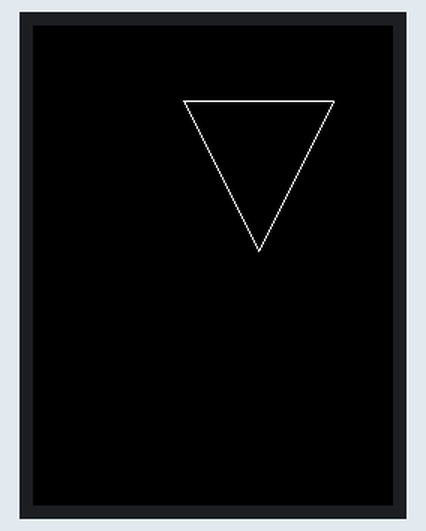
Recording of a program running on a simulated MicroPython board. On the bench: 240×320 colour display. Library files of the repository ran but are not shown: ili9341.py. At 0.4 s the program stops and its outputs stay as they are.

Above: at 0.5 s.

The program:

line.py
```python
from ili9341 import ILI9341
from machine import Pin, SPI
from time import sleep

spi = SPI(0, baudrate=20000000, miso=Pin(20), mosi=Pin(19), sck=Pin(18))
display = ILI9341(spi, cs=Pin(17), dc=Pin(27), rst=Pin(16), w=320, h=240, r=2)
display.erase()

x1, y1 = 100, 50
x2, y2 = 200, 50
x3, y3 = 150, 150

display.draw_line(x1, y1, x2, y2, 0xffff)
display.draw_line(x2, y2, x3, y3, 0xffff)
display.draw_line(x3, y3, x1, y1, 0xffff)
```
